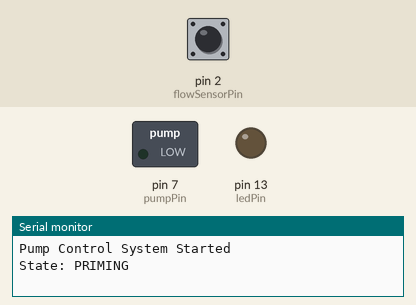
Bench run of a sketch on a simulated Arduino Uno, built with avr-gcc and run on an emulated ATmega328P. On the bench: switched loads named in the sketch (green lamp = pin HIGH), output pins drawn as LEDs (lit = HIGH), the last lines printed to the serial monitor. Inputs (shaded band) come from the test bench; at power-on: pin 2 (flowSensorPin) HIGH.

Above: at 1.2 s.
1.3 s: pin 2 (flowSensorPin) driven LOW
2.8 s: pin 2 (flowSensorPin) driven HIGH
4.3 s: pin 2 (flowSensorPin) pulsed LOW 2 times (0.12 s each, 0.3 s apart)
6.4 s: pin 2 (flowSensorPin) pulsed LOW 5 times (0.12 s each, 0.3 s apart)
At 14.1 s:
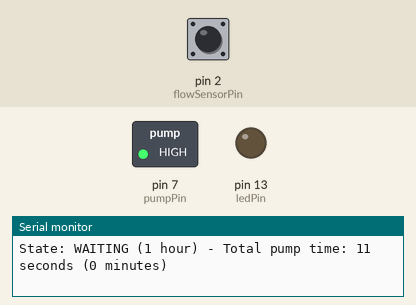
Timing chart, 0 to 14.9 s (numbered marks = the images above; inputs shaded):
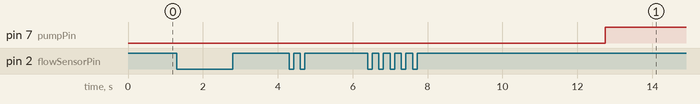

The sketch:

pump_controller.ino
```cpp
const int flowSensorPin = 2;
const int pumpPin = 7;
const int ledPin = 13;

const unsigned long PRIME_DURATION = 15000UL; // 15 seconds
// const unsigned long REFILL_WAIT = 60000UL; // 1 minute (for testing)
const unsigned long REFILL_WAIT = 3600000UL; // 1 hour
const unsigned long MAX_PUMP_TIME = 600000UL; // 10 minutes
const unsigned long NO_FLOW_DEBOUNCE = 5000UL; // 5 seconds
const unsigned long BLINK_DURATION = 500UL; // 500ms blink
const unsigned long PAUSE_DURATION = 2000UL; // 2 second pause

enum PumpState {
  PRIMING,
  PUMPING,
  STOPPED,
  WAITING
};

PumpState currentState = PRIMING;
unsigned long stateStartTime = 0;
unsigned long noFlowStartTime = 0;
unsigned long totalPumpTimeMilliseconds = 0;
unsigned long pumpSessionStartTime = 0;

void setup() {
  Serial.begin(9600);
  pinMode(pumpPin, OUTPUT);
  pinMode(flowSensorPin, INPUT_PULLUP);
  pinMode(ledPin, OUTPUT);
  digitalWrite(ledPin, LOW);
  stateStartTime = millis();
  Serial.println("Pump Control System Started");
  Serial.println("State: PRIMING");
}

void displayPumpMinutes(int totalMinutes) {
  static unsigned long blinkStartTime = 0;
  static int currentBlink = 0;
  static bool ledState = false;
  static bool inPause = false;
  static unsigned long pauseStartTime = 0;

  unsigned long currentTime = millis();

  // Initialize timing on first call
  if (blinkStartTime == 0) {
    blinkStartTime = currentTime;
    currentBlink = 0;
    ledState = false;
    inPause = false;
  }

  // Handle pause period (2 seconds between cycles)
  if (inPause) {
    digitalWrite(ledPin, LOW);
    if (currentTime - pauseStartTime >= PAUSE_DURATION) {
      inPause = false;
      currentBlink = 0;
      blinkStartTime = currentTime;
      ledState = false;
    }
    return;
  }

  // Handle blinking
  if (currentBlink < totalMinutes) {
    if (currentTime - blinkStartTime >= BLINK_DURATION) {
      ledState = !ledState;
      digitalWrite(ledPin, ledState ? HIGH : LOW);
      blinkStartTime = currentTime;

      // If LED just turned off, we completed one blink
      if (!ledState) {
        currentBlink++;
      }
    }
  } else {
    // All blinks done, start pause
    digitalWrite(ledPin, LOW);
    inPause = true;
    pauseStartTime = currentTime;
  }
}

void loop() {
  unsigned long currentTime = millis();
  bool flowDetected = digitalRead(flowSensorPin) == LOW;
  int totalMinutes = totalPumpTimeMilliseconds / 60000UL; // Convert ms to minutes

  // Debug info every 10 seconds
  static unsigned long lastDebug = 0;
  if (currentTime - lastDebug >= 10000) {
    Serial.print("Debug - Current State: ");
    switch (currentState) {
      case PRIMING: Serial.print("PRIMING"); break;
      case PUMPING: Serial.print("PUMPING"); break;
      case STOPPED: Serial.print("STOPPED"); break;
      case WAITING: Serial.print("WAITING"); break;
    }
    Serial.print(", Time in state: ");
    Serial.print((currentTime - stateStartTime) / 1000);
    Serial.print("s, Flow: ");
    Serial.println(flowDetected ? "YES" : "NO");
    lastDebug = currentTime;
  }

  switch (currentState) {
    case PRIMING:
      digitalWrite(pumpPin, LOW);

      if (flowDetected) {
        Serial.println("Flow detected! State: PUMPING");
        pumpSessionStartTime = currentTime; // Start timing this pumping session
        currentState = PUMPING;
        stateStartTime = currentTime;
      } else if (currentTime - stateStartTime >= PRIME_DURATION) {
        Serial.println("Priming timeout. State: STOPPED");
        currentState = STOPPED;
        stateStartTime = currentTime;
        digitalWrite(pumpPin, HIGH);
      }
      break;

    case PUMPING:
      digitalWrite(pumpPin, LOW);

      if (!flowDetected) {
        if (noFlowStartTime == 0) {
          Serial.println("No flow detected, starting debounce timer");
          noFlowStartTime = currentTime;
        } else if (currentTime - noFlowStartTime >= NO_FLOW_DEBOUNCE) {
          // Add pump session time to total
          unsigned long sessionTimeMs = currentTime - pumpSessionStartTime;
          totalPumpTimeMilliseconds += sessionTimeMs;
          Serial.print("No flow for 5 seconds. State: STOPPED. Session pumped for ");
          Serial.print(sessionTimeMs / 1000UL);
          Serial.print(" seconds. Total: ");
          Serial.print(totalPumpTimeMilliseconds / 1000UL);
          Serial.println(" seconds");
          currentState = STOPPED;
          stateStartTime = currentTime;
          digitalWrite(pumpPin, HIGH);
          noFlowStartTime = 0;
        }
      } else {
        if (noFlowStartTime != 0) {
          Serial.println("Flow resumed");
        }
        noFlowStartTime = 0;
      }

      if (currentTime - stateStartTime >= MAX_PUMP_TIME) {
        // Add pump session time to total
        unsigned long sessionTimeMs = currentTime - pumpSessionStartTime;
        totalPumpTimeMilliseconds += sessionTimeMs;
        Serial.print("Max pump time reached. State: STOPPED. Session pumped for ");
        Serial.print(sessionTimeMs / 1000UL);
        Serial.print(" seconds. Total: ");
        Serial.print(totalPumpTimeMilliseconds / 1000UL);
        Serial.println(" seconds");
        currentState = STOPPED;
        stateStartTime = currentTime;
        digitalWrite(pumpPin, HIGH);
        noFlowStartTime = 0;
      }
      break;

    case STOPPED:
      digitalWrite(pumpPin, HIGH);
      Serial.print("State: WAITING (1 hour) - Total pump time: ");
      Serial.print(totalPumpTimeMilliseconds / 1000UL);
      Serial.print(" seconds (");
      Serial.print(totalMinutes);
      Serial.println(" minutes)");
      currentState = WAITING;
      stateStartTime = currentTime;
      noFlowStartTime = 0;
      break;

    case WAITING:
      digitalWrite(pumpPin, HIGH);

      // Display total pump minutes via LED blinking
      if (totalMinutes > 0) {
        displayPumpMinutes(totalMinutes);
      }

      if (currentTime - stateStartTime >= REFILL_WAIT) {
        Serial.print("Wait complete after ");
        Serial.print((currentTime - stateStartTime) / 1000);
        Serial.println(" seconds. State: PRIMING");
        digitalWrite(ledPin, LOW); // Turn off LED
        currentState = PRIMING;
        stateStartTime = currentTime;
        noFlowStartTime = 0;
      }
      break;
  }
}
```

Measured:
- after the input at 6.4 s, pin 7 (pumpPin): LOW → HIGH after 6.3 s instead of 3.3 s
